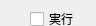
    <widget class="QWidget" name="page_7" >
     <property name="geometry" >
      <rect>
       <x>0</x>
       <y>0</y>
       <width>96</width>
       <height>26</height>
      </rect>
     </property>
     <attribute name="label" >
      <string>ページ差分</string>
     </attribute>
     <widget class="QCheckBox" name="checkBoxItem8Enabled" >
      <property name="geometry" >
       <rect>
        <x>30</x>
        <y>10</y>
        <width>76</width>
        <height>18</height>
       </rect>
      </property>
      <property name="text" >
       <string>実行</string>
      </property>
     </widget>
     <widget class="QLabel" name="label_38" >
      <property name="geometry" >
       <rect>
        <x>20</x>
        <y>50</y>
        <width>111</width>
        <height>21</height>
       </rect>
      </property>
      <property name="frameShape" >
       <enum>QFrame::Panel</enum>
      </property>
      <property name="frameShadow" >
       <enum>QFrame::Sunken</enum>
      </property>
      <property name="text" >
       <string>差分２値化の暗側</string>
      </property>
      <property name="alignment" >
       <set>Qt::AlignCenter|Qt::AlignHCenter|Qt::AlignLeading|Qt::AlignLeft|Qt::AlignVCenter</set>
      </property>
     </widget>
     <widget class="QSpinBox" name="spinBoxItem8ThresholdDiffL" >
      <property name="geometry" >
       <rect>
        <x>20</x>
        <y>70</y>
        <width>91</width>
        <height>22</height>
       </rect>
      </property>
      <property name="maximum" >
       <number>99999</number>
      </property>
     </widget>
     <widget class="QLabel" name="label_39" >
      <property name="geometry" >
       <rect>
        <x>20</x>
        <y>150</y>
        <width>111</width>
        <height>21</height>
       </rect>
      </property>
      <property name="frameShape" >
       <enum>QFrame::Panel</enum>
      </property>
      <property name="frameShadow" >
       <enum>QFrame::Sunken</enum>
      </property>
      <property name="text" >
       <string>検出長さ</string>
      </property>
      <property name="alignment" >
       <set>Qt::AlignCenter|Qt::AlignHCenter|Qt::AlignLeading|Qt::AlignLeft|Qt::AlignVCenter</set>
      </property>
     </widget>
     <widget class="QSpinBox" name="spinBoxItem8MinimumDot" >
      <property name="geometry" >
       <rect>
        <x>20</x>
        <y>170</y>
        <width>91</width>
        <height>22</height>
       </rect>
      </property>
      <property name="maximum" >
       <number>99999</number>
      </property>
     </widget>
     <widget class="QLabel" name="label_40" >
      <property name="geometry" >
       <rect>
        <x>140</x>
        <y>50</y>
        <width>111</width>
        <height>21</height>
       </rect>
      </property>
      <property name="frameShape" >
       <enum>QFrame::Panel</enum>
      </property>
      <property name="frameShadow" >
       <enum>QFrame::Sunken</enum>
      </property>
      <property name="text" >
       <string>差分２値化の明側</string>
      </property>
      <property name="alignment" >
       <set>Qt::AlignCenter|Qt::AlignHCenter|Qt::AlignLeading|Qt::AlignLeft|Qt::AlignVCenter</set>
      </property>
     </widget>
     <widget class="QSpinBox" name="spinBoxItem8ThresholdDiffH" >
      <property name="geometry" >
       <rect>
        <x>140</x>
        <y>70</y>
        <width>91</width>
        <height>22</height>
       </rect>
      </property>
      <property name="maximum" >
       <number>99999</number>
      </property>
     </widget>
     <widget class="QLabel" name="label_41" >
      <property name="geometry" >
       <rect>
        <x>20</x>
        <y>100</y>
        <width>111</width>
        <height>21</height>
       </rect>
      </property>
      <property name="frameShape" >
       <enum>QFrame::Panel</enum>
      </property>
      <property name="frameShadow" >
       <enum>QFrame::Sunken</enum>
      </property>
      <property name="text" >
       <string>全体マッチングドット</string>
      </property>
      <property name="alignment" >
       <set>Qt::AlignCenter|Qt::AlignHCenter|Qt::AlignLeading|Qt::AlignLeft|Qt::AlignVCenter</set>
      </property>
     </widget>
     <widget class="QSpinBox" name="spinBoxItem8ShiftXY" >
      <property name="geometry" >
       <rect>
        <x>20</x>
        <y>120</y>
        <width>91</width>
        <height>22</height>
       </rect>
      </property>
      <property name="maximum" >
       <number>99999</number>
      </property>
     </widget>
    </widget>
